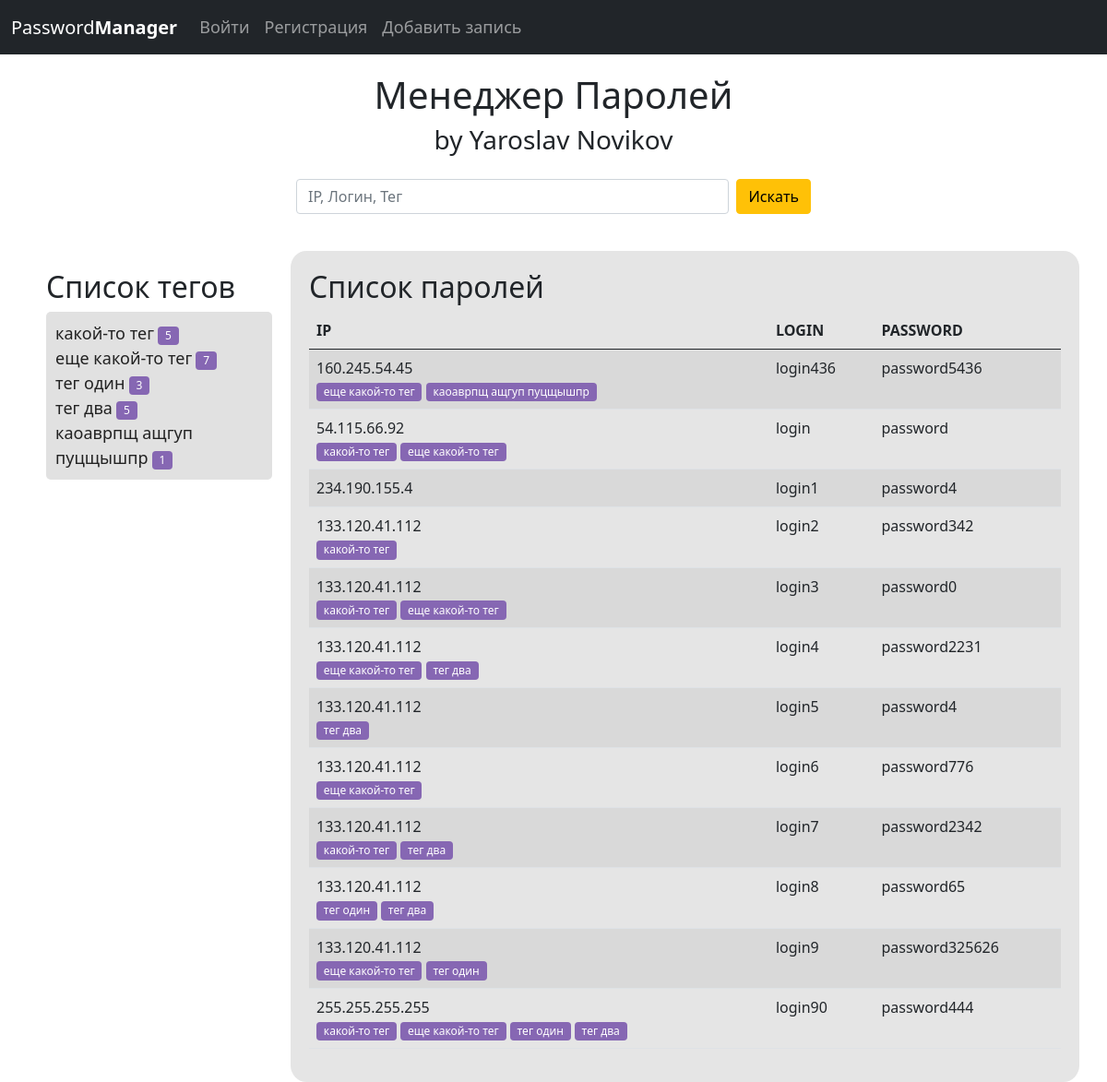
The app's page /, older data.
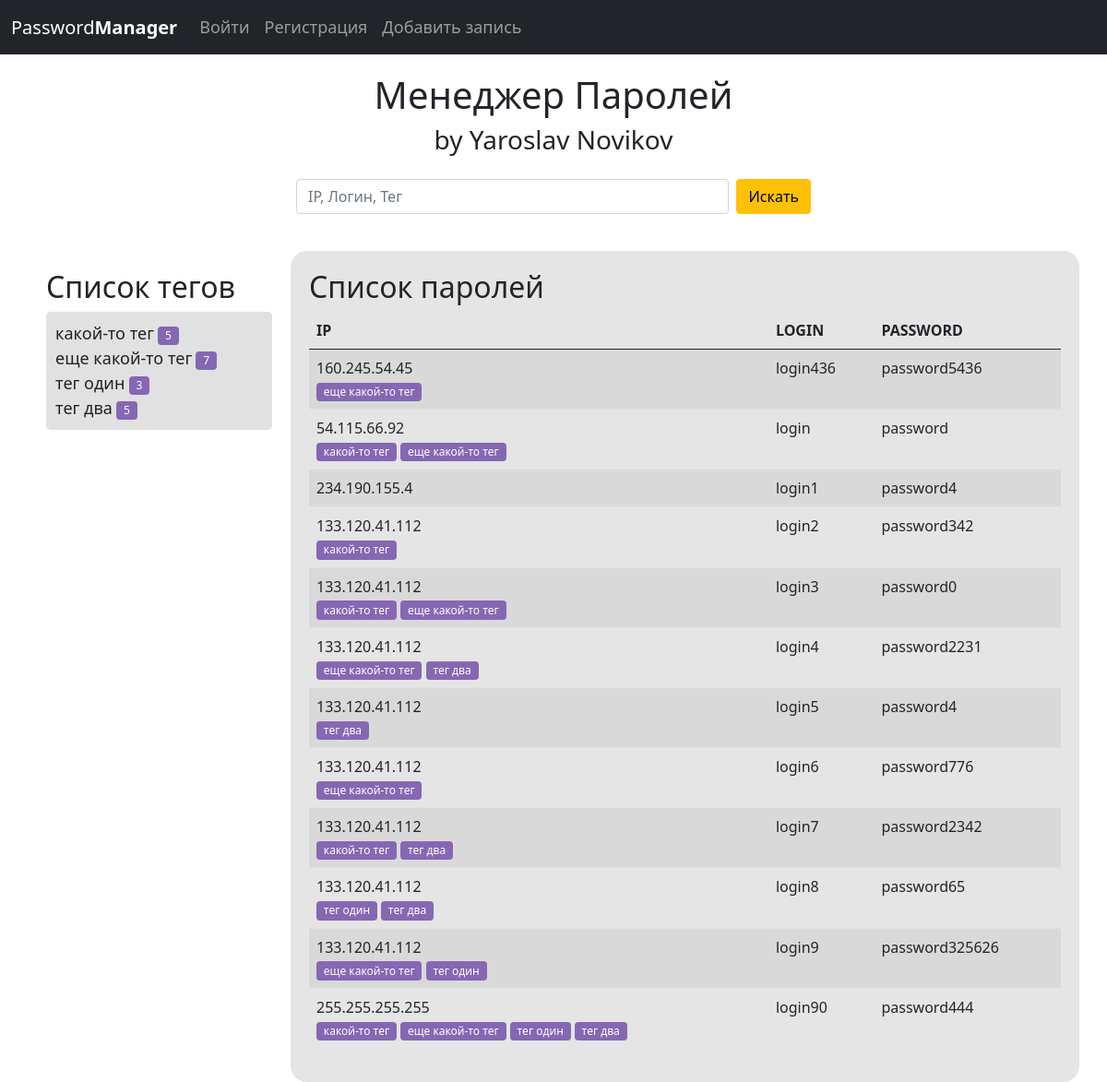
The same page, newer data.
### password_manager_app/models.py (models this page shows, shortened)
class Tag(models.Model):
    name = models.CharField(max_length=100, null=False, default='')
    slug = models.SlugField(max_length=100, unique=True, verbose_name='URL')
    def __str__(self):
        return f'{self.name}'
    def get_url(self):
        return reverse('tags', args=[self.slug])

class PasswordManager(models.Model):
    ip = models.CharField(max_length=15, null=False, default=f'{randint(1,255)}.{randint(1,255)}.{randint(1,255)}.{randint(1,255)}')
    login = models.CharField(max_length=100, null=False, default='login')
    password = models.CharField(max_length=100, null=False, default='password')
    tags = models.ManyToManyField(Tag, blank=True)

### password_manager_app/views.py (the view)
# urls.py: path('', views.index),
def index(request):
    search_query = request.GET.get('q', '')
    if search_query:
        pass_list = PasswordManager.objects.filter(
            Q(ip__icontains=search_query) |
            Q(login__icontains=search_query.lower()) |
            Q(tags__name__icontains=search_query.lower())
        )
    else:
        pass_list = PasswordManager.objects.order_by('-id')
    tags_list = Tag.objects.all()
    context = {
        'pass_list': pass_list,
        'tags_list': tags_list
    }
    return render(request, 'password_manager_app/manager.html', context=context)

### password_manager_app/templates/password_manager_app/manager.html
{% extends 'base.html' %}
{% load static %}
{% block content %}
<h2>Список паролей</h2>
<table class="table table-striped">
    <thead>
        <tr>
            <th scope="col">IP</th>
            <th scope="col">LOGIN</th>
            <th scope="col">PASSWORD</th>
        </tr>
    </thead>
    <tbody>
        {% for pass in pass_list %}
            <tr>
            <td>{{ pass.ip }}<br>
                {% for tag in pass.tags.all %}
                <a href="{{ tag.get_url }}"><span class="badge badge-primary">{{ tag }}</span></a>
                {% endfor %}
            </td>
            <td>{{ pass.login }}</td>
            <td>{{ pass.password }}</td>
            </tr>
        {% endfor %}
    </tbody>
</table>
{% endblock %}
{% block tags %}
    <h2>Список тегов</h2>
    <ul>
    {% for tag in tags_list %}
        <li><a href="{{ tag.get_url }}">{{ tag.name }}</a> <span class="badge badge-primary">{{ tag.passwordmanager_set.count }}</span></li>
    {% endfor %}
    </ul>
{% endblock %}

Row changes from the older to the newer data that the page shows:
removed Tag: name "каоаврпщ ащгуп пуцщышпр", passwordmanager_set.count "1"
